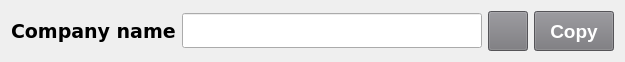
   <widget class="QWidget" name="">
    <property name="geometry">
     <rect>
      <x>10</x>
      <y>20</y>
      <width>605</width>
      <height>42</height>
     </rect>
    </property>
    <layout class="QHBoxLayout" name="horizontalLayout">
     <item>
      <widget class="QLabel" name="labelCompany">
       <property name="font">
        <font>
         <family>DejaVu Sans</family>
         <pointsize>14</pointsize>
         <weight>75</weight>
         <bold>true</bold>
        </font>
       </property>
       <property name="text">
        <string>Company name</string>
       </property>
      </widget>
     </item>
     <item>
      <widget class="QLineEdit" name="Company">
       <property name="enabled">
        <bool>true</bool>
       </property>
       <property name="minimumSize">
        <size>
         <width>300</width>
         <height>35</height>
        </size>
       </property>
       <property name="font">
        <font>
         <family>DejaVu Sans</family>
         <pointsize>12</pointsize>
        </font>
       </property>
       <property name="readOnly">
        <bool>true</bool>
       </property>
      </widget>
     </item>
     <item>
      <widget class="QPushButton" name="buttonGenCompany">
       <property name="sizePolicy">
        <sizepolicy hsizetype="Minimum" vsizetype="Fixed">
         <horstretch>40</horstretch>
         <verstretch>40</verstretch>
        </sizepolicy>
       </property>
       <property name="minimumSize">
        <size>
         <width>40</width>
         <height>40</height>
        </size>
       </property>
       <property name="maximumSize">
        <size>
         <width>40</width>
         <height>40</height>
        </size>
       </property>
       <property name="styleSheet">
        <string notr="true">background-color: rgb(119, 118, 123);</string>
       </property>
       <property name="text">
        <string/>
       </property>
       <property name="icon">
        <iconset>
         <normaloff>img/reset.png</normaloff>img/reset.png</iconset>
       </property>
      </widget>
     </item>
     <item>
      <widget class="QPushButton" name="buttonCopyCompany">
       <property name="minimumSize">
        <size>
         <width>0</width>
         <height>40</height>
        </size>
       </property>
       <property name="font">
        <font>
         <pointsize>14</pointsize>
         <weight>75</weight>
         <bold>true</bold>
        </font>
       </property>
       <property name="styleSheet">
        <string notr="true">background-color: rgb(119, 118, 123);
color: rgb(255, 255, 255);</string>
       </property>
       <property name="text">
        <string>Copy</string>
       </property>
      </widget>
     </item>
    </layout>
   </widget>
